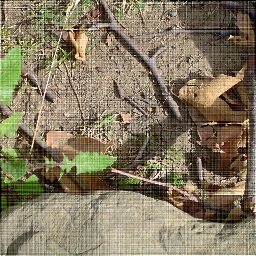
%> input picture MatLab_Image_Manipulation/convolution-lab-updated/demo_fourier/tree.png, 256 x 256 px
$ octave demo_fourier_structured_noise.m   (GNU Octave 9; MATLAB toolbox functions it lacks are replaced by stand-ins)
%> lines starting %> are read from the running program, lines starting %| are printed output that depends on the picture
%% Load input image.

image = im2double(imread('tree.png'));
imshow(image)

%% Convert to Fourier domain.
fourier = fft2(image);

%% Show power spectrum.
spectrum = abs(fourier);
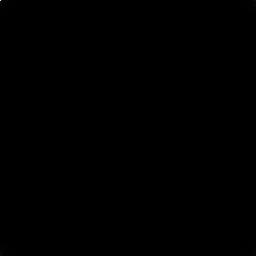
%> spectrum: size 256x256x3 double; mean R, G, B 31.6, 31.8, 30.6; drawn with min black and max white
imshow(spectrum / 500)

%% Shift the Fourier domain for better visualisation.
shifted_fourier = fftshift(fourier);
shifted_spectrum = abs(shifted_fourier);
imshow(shifted_spectrum / 500)

%% Remove noisy parts of the Fourier domain (step 1).
shifted_fourier(127:131, 1:87, :) = 0;
shifted_spectrum = abs(shifted_fourier);
imshow(abs(shifted_spectrum) / 500)
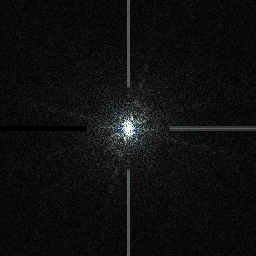
%> displayed picture: size 256x256x3, on the screen's scale of 0 to 255; mean R, G, B 14.8, 15.2, 15.4

%% Remove noisy parts of the Fourier domain (remaining steps).
shifted_fourier(127:131, 171:end, :) = 0;
shifted_fourier(1:88, 128:130, :) = 0;
shifted_fourier(170:end, 128:130, :) = 0;
shifted_spectrum = abs(shifted_fourier);
imshow(abs(shifted_spectrum) / 500)
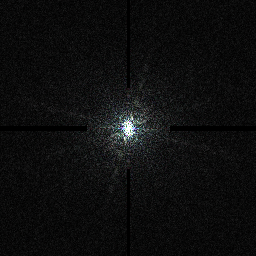
%> displayed picture: size 256x256x3, on the screen's scale of 0 to 255; mean R, G, B 13.7, 14.1, 14.2

%% Unshift the Fourier domain.
unshifted_fourier = ifftshift(shifted_fourier);
imshow(abs(unshifted_fourier) / 500)
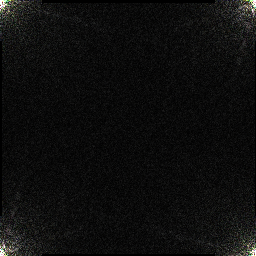
%> displayed picture: size 256x256x3, on the screen's scale of 0 to 255; mean R, G, B 14.1, 14.2, 13.7

%% Convert back to image space.
new_image = abs(ifft2(unshifted_fourier));
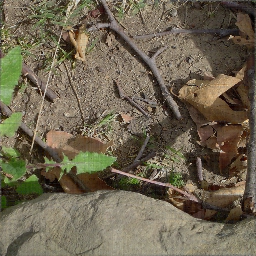
%> new_image: size 256x256x3 double; mean R, G, B 0.519, 0.474, 0.38; mean of the top-left, top-right, bottom-left and bottom-right quarters 0.514, 0.403, 0.472, 0.442; drawn with min black and max white
imshow(new_image)
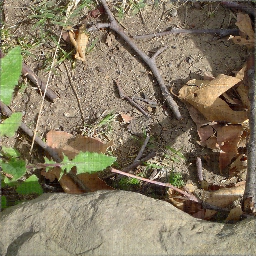
%> displayed picture: size 256x256x3, on the screen's scale of 0 to 255; mean R, G, B 132.3, 120.9, 97; mean of the top-left, top-right, bottom-left and bottom-right quarters 131.1, 102.7, 120.4, 112.7

%% Show the difference between the input and output image.
imshow(0.5 + image - new_image)
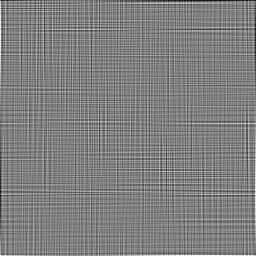
%> displayed picture: size 256x256x3, on the screen's scale of 0 to 255; mean R, G, B 127.5, 127.5, 127.5

$ run again, with MatLab_Image_Manipulation/convolution-lab-updated/demo_fourier/lake.jpg saved as MatLab_Image_Manipulation/convolution-lab-updated/demo_fourier/tree.png
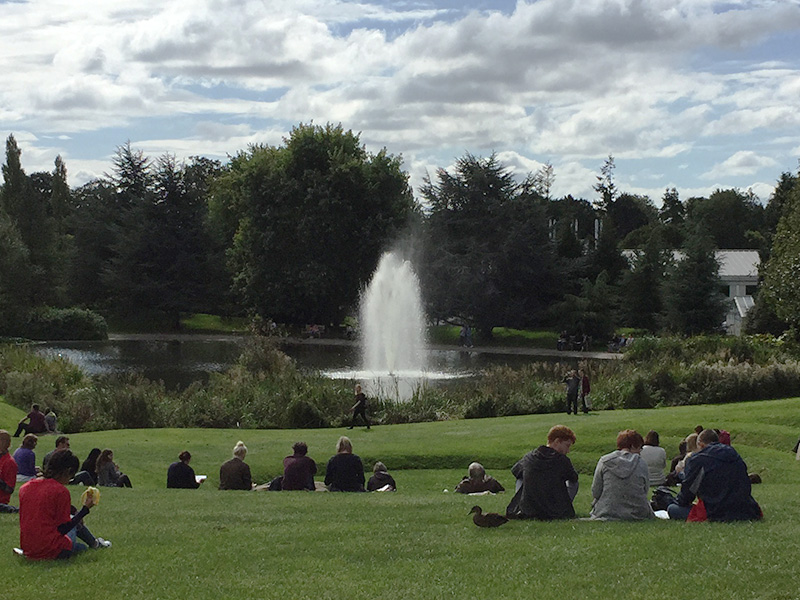
%> input picture MatLab_Image_Manipulation/convolution-lab-updated/demo_fourier/lake.jpg, 800 x 600 px
%> `imshow(spectrum / 500)`:
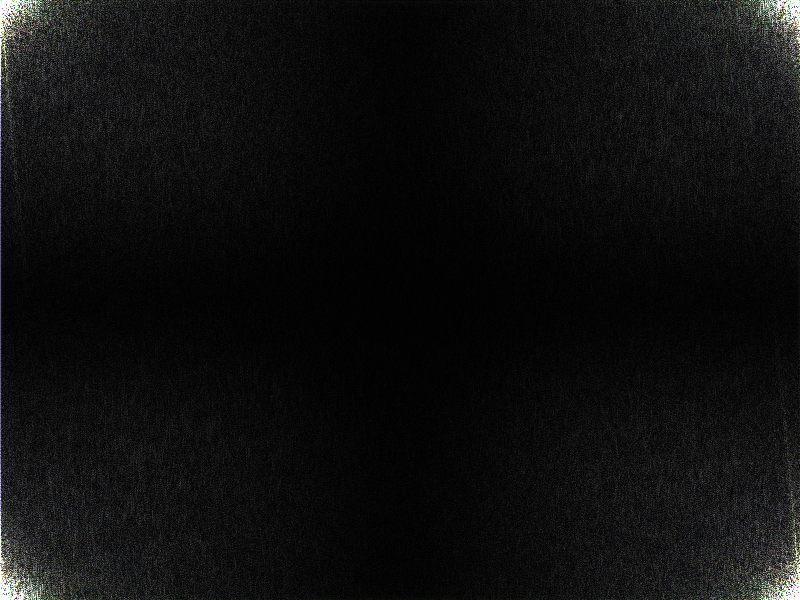
%> displayed picture: size 600x800x3, on the screen's scale of 0 to 255; mean R, G, B 15, 15.2, 15.2
%> `imshow(shifted_spectrum / 500)`:
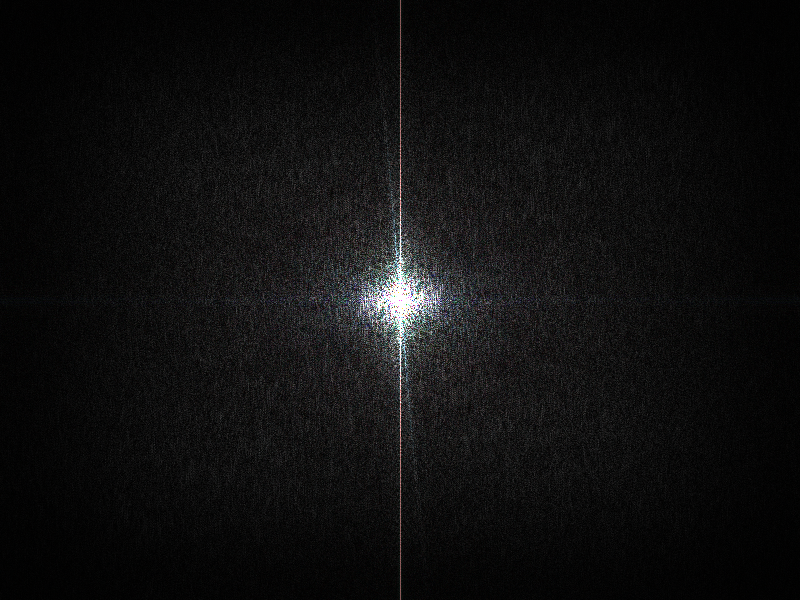
%> displayed picture: size 600x800x3, on the screen's scale of 0 to 255; mean R, G, B 15.2, 15, 15.2
